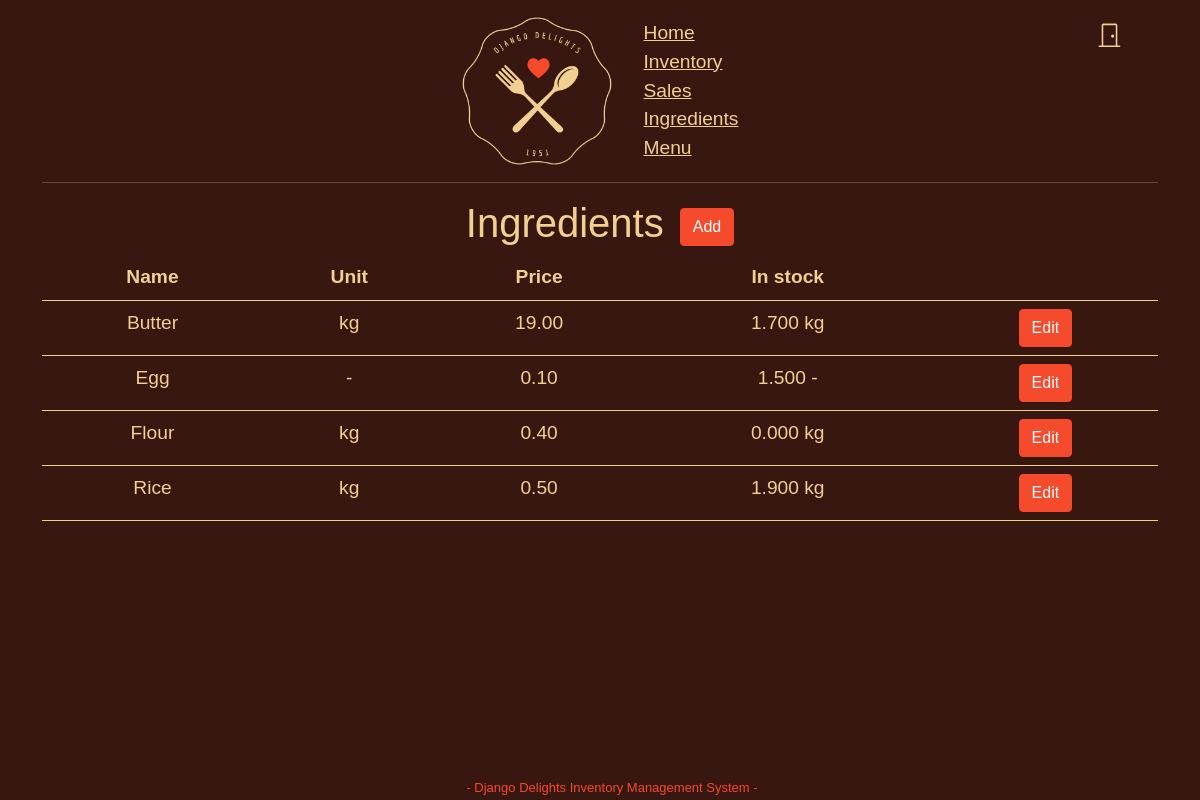
/ingredients/ (signed in), run on the app's committed database.
### inventory/models.py (models this page shows, shortened)
class Ingredient(models.Model):
    name = models.CharField(blank=False, max_length=50, unique=True)
    class Unit(models.TextChoices):
        KILOGRAMS = 'kg', _('kilograms')
        GRAMS = 'g', _('grams')
        LITRES = 'l', _('litres')
        MILLILITRES = 'ml', _('millilitres')
        OUNCES = 'oz', _('ounces')
        POUNDS = 'lb', _('pounds')
        GALLONS = 'gal', _('gallons')
        PACKETS = 'pkt', _('packets')
        UNITS = '-', _('units')
    unit = models.CharField(blank=False, max_length=3, choices=Unit.choices, default=Unit.UNITS)
    in_stock = models.FloatField(default=0)
    price = models.DecimalField(blank=False, max_digits=6, decimal_places=2, validators=[MinValueValidator(limit_value=0.01)])
    class Meta:
        ordering = ['name']

### inventory/views.py (the view)
# urls.py: path('ingredients/', views.Ingredients.as_view(), name='ingredients'),
class Ingredients(LoginRequiredMixin, ListView):
    model = Ingredient
    template_name = 'inventory/ingredients/list.html'

### inventory/templates/inventory/ingredients/list.html (shortened to what this page needs)
{% extends 'base.html' %}
{% block content %}
<div class="addable">
    <h1>Ingredients</h1>
    <a href="{% url 'createingredient' %}"><button class="btn">Add</button></a>
</div>
<table class="table">
    <thead>
        <th>Name</th>
        <th>Unit</th>
        <th>Price</th>
        <th>In stock</th>
        <th></th>
    </thead>
    <tbody>
        {% for ingredient in object_list %}
            <tr>
                <td>{{ ingredient.name | capfirst }}</td>
                <td>{{ ingredient.unit }}</td>
                <td>{{ ingredient.price }}</td>
                <td>{{ ingredient.in_stock | floatformat:3 }} {{ ingredient.unit }}</td>
                <td><a href="{% url 'updateingredient' ingredient.id %}"><button class="btn">Edit</button></a></td>
            </tr>
        {% endfor %}
    </tbody>
</table>
{% endblock %}

### inventory/static/style.css (style rules this page uses)
:root { --back: #381710; --golden: #f1d092; --heart: #f64a2d; }
body { background-color: var(--back); margin-top: 1rem; font-family: 'Zen Kureniado', sans-serif; position: relative; min-height: calc(100vh - 19px); font-size: 1.2rem; }
body * { color: var(--golden); }
a { color: inherit; }
.addable { display: flex; flex-direction: row; align-items: center; }
h1 { margin-right: 1rem; text-align: center; }
.btn, .btn-primary, .btn-secondary { background-color: var(--heart); color: white; border-color: var(--heart); }
.table { border-color: var(--golden); text-align: center; }

### data on the page
Ingredient: name "Butter", unit "kg", price "19.00", in_stock "1.700"
Ingredient: name "Egg", unit "-", price "0.10", in_stock "1.500"
Ingredient: name "Flour", unit "kg", price "0.40", in_stock "0.000"
Ingredient: name "Rice", unit "kg", price "0.50", in_stock "1.900"
